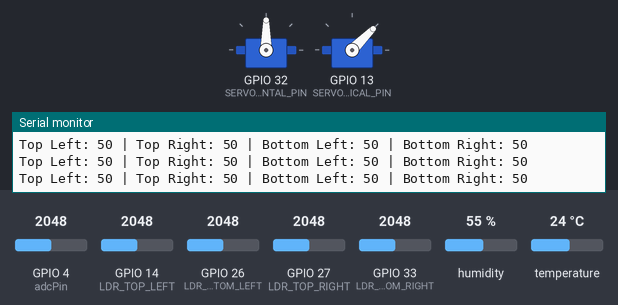
The sketch below on a simulated ESP32. Parts: 2 × servo, the last lines printed to the serial monitor. The inputs (shaded band) are chosen by the test bench; at power-on: GPIO 14 (LDR_TOP_LEFT) = 2048, GPIO 26 (LDR_BOTTOM_LEFT) = 2048, GPIO 33 (LDR_BOTTOM_RIGHT) = 2048, GPIO 27 (LDR_TOP_RIGHT) = 2048, GPIO 4 (adcPin) = 2048, humidity 55 %, temperature 24 °C (analog values on the 0–4095 scale). Nothing arrives over Bluetooth unless stated; a phone connects over Bluetooth LE 3 s after start.

Above: at 1.4 s.
1.5 s: GPIO 14 (LDR_TOP_LEFT) set to 1200
4.8 s: GPIO 14 (LDR_TOP_LEFT) set to 1076
At 7.46 s:
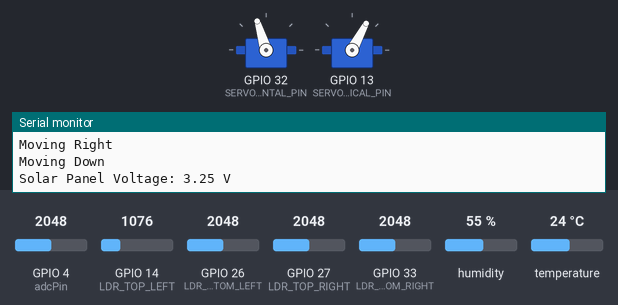
8.3 s: GPIO 26 (LDR_BOTTOM_LEFT) set to 2004
At 11.7 s:
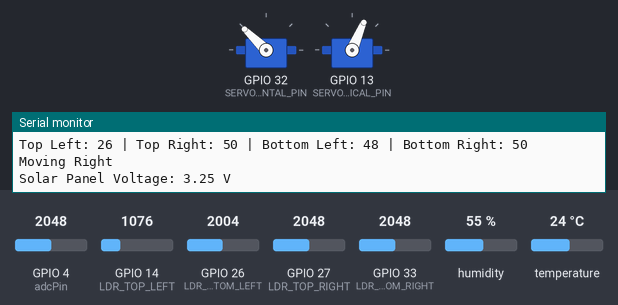
11.8 s: GPIO 33 (LDR_BOTTOM_RIGHT) set to 1894
At 12.6 s:
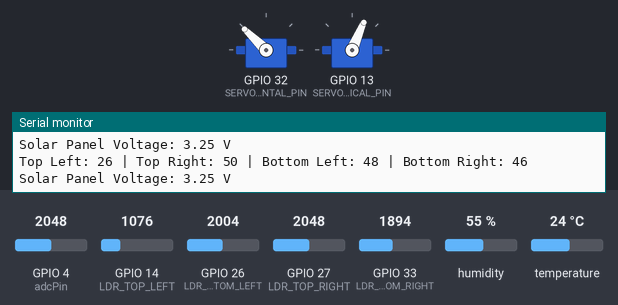
13.3 s: GPIO 27 (LDR_TOP_RIGHT) set to 130
At 15.67 s:
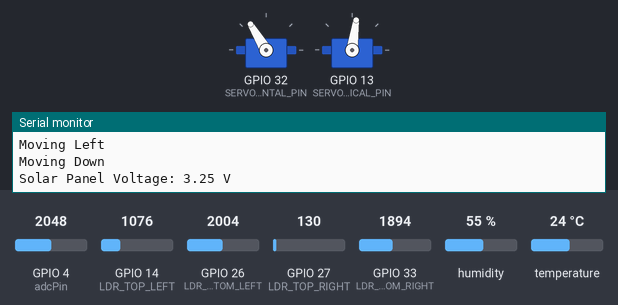
17.2 s: GPIO 26 (LDR_BOTTOM_LEFT) set to 1228
At 17.8 s:
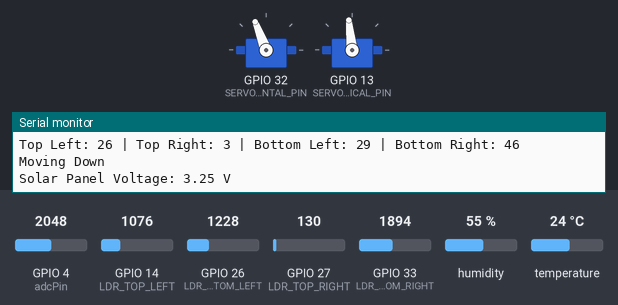
Timing chart, 0 to 25.6 s (numbered marks = the images above; inputs shaded):
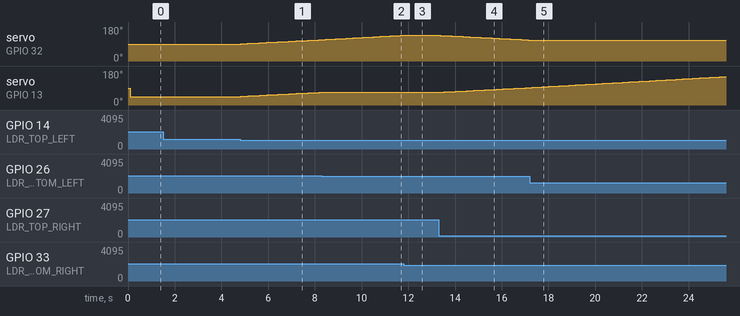

Measured:
- the behaviour switches between 1147 and 1146 on GPIO 14 (LDR_TOP_LEFT) (found by bisection; images 0 and 1)
- the behaviour switches between 2048 and 2047 on GPIO 26 (LDR_BOTTOM_LEFT) (found by bisection; images 1 and 2)
- after the input at 4.8 s, servo on GPIO 32 (SERVO_HORIZONTAL_PIN): moves from 90° to 112° over 3.3 s, starting at once; servo on GPIO 13 (SERVO_VERTICAL_PIN): moves from 45° to 67° over 3.3 s, starting at once
- after the input at 8.3 s, servo on GPIO 13 (SERVO_VERTICAL_PIN): stays 67° (without the input it goes to 68° after 0.04 s)
- after the input at 11.8 s, servo on GPIO 32 (SERVO_HORIZONTAL_PIN): stays 136° (without the input it goes to 137° after 0.02 s)
- after the input at 13.3 s, servo on GPIO 32 (SERVO_HORIZONTAL_PIN): moves from 136° to 111° over 3.8 s, starting after 0.07 s; servo on GPIO 13 (SERVO_VERTICAL_PIN): moves from 67° to 92° over 3.8 s, starting after 0.09 s
- after the input at 17.2 s, servo on GPIO 32 (SERVO_HORIZONTAL_PIN): stays 111° (without the input it goes to 110° after 0.10 s)

The sketch:

esp32_sun_tracker.ino
```cpp
#include <math.h>
#include <ESP32Servo.h>
#include <Arduino.h>
#include <BLEDevice.h>
#include <BLEServer.h>
#include <BLEUtils.h>
#include <BLE2902.h>
#include <string.h>
#include <DHT.h>
//initialize DHT sensor
DHT dht(15, DHT11);
BLEServer *pServer = NULL;
BLECharacteristic
  *voltCharacteristic = NULL,
  *tempCharacteristic = NULL,
  *humidCharacteristic = NULL,
  *LDR1Characteristic = NULL,
  *LDR2Characteristic = NULL,
  *LDR3Characteristic = NULL,
  *LDR4Characteristic = NULL,
  *CPUTempCharacteristic=NULL;
//bluetooth config
bool deviceConnected = false;
bool oldDeviceConnected = false;
#define SERVICE_UUID "4fafc201-1fb5-459e-8fcc-c5c9c331914b"
#define VOLT_CHARACTERISTIC_UUID "beb5483e-36e1-4688-b7f5-ea07361b26a8"
#define TEMP_CHARACTERSTICS_UUID "ad0e6e31-6647-4a50-bf5c-8ed866db2d39"
#define HUMID_CHARACTERSTICS_UUID "bcf8eb60-59e0-42a5-a6e6-3d38d54692ca"
#define CPU_TEMP_CHARACTERSTICS_UUID "cef8fa83-9843-4d27-875a-1b09ec250937"
//ldr sensor char
#define LDR1_CHARACTERSTICS_UUID "f9e89d47-fcbe-492a-b6c1-ec4f2832a97a"
#define LDR2_CHARACTERSTICS_UUID "f4f000bd-ae16-487e-a450-9ccffbd57dcb"
#define LDR3_CHARACTERSTICS_UUID "b2661cfe-014c-4a17-9bb3-333c0127d126"
#define LDR4_CHARACTERSTICS_UUID "0d8ab83d-65e6-47dd-bc83-707fa70f80c8"
// Define the ADC pin
const int adcPin = 4;                // Use an ADC-capable GPIO pin of the ESP32
const float adcResolution = 4096.0;  // 12-bit resolution
const float referenceVoltage = 3.3;  // ESP32's ADC reference voltage
float temp() {
  float temp = dht.readTemperature();
  return temp;
}
float humidity() {
  float humid = dht.readHumidity();
  return humid;
}
class MyServerCallbacks : public BLEServerCallbacks {
  void onConnect(BLEServer *pServer) {
    deviceConnected = true;
    BLEDevice::startAdvertising();
  };

  void onDisconnect(BLEServer *pServer) {
    deviceConnected = false;
  }
};
float voltRead() {
  int rawAdcValue = analogRead(adcPin);  // Read raw ADC value
  //float voltage = (rawAdcValue / adcResolution) * referenceVoltage; // Convert to voltage
  float voltage = map(rawAdcValue, 0, 4095, 0, 6500);
  Serial.print("Solar Panel Voltage: ");
  //Serial.print(rawAdcValue);
  voltage = voltage / 1000;
  Serial.print(voltage);  // Display voltage with 2 decimal places
  Serial.println(" V");
  return voltage;
}

// Servo configuration
Servo servoHorizontal, servoVertical;
const int SERVO_HORIZONTAL_PIN = 32;
const int SERVO_VERTICAL_PIN = 13;
int servoHorizontalAngle = 90;  // Initial horizontal servo angle
int servoVerticalAngle = 45;    // Initial vertical servo angle

// LDR pin connections
const int LDR_TOP_LEFT = 14;      // Top-left LDR
const int LDR_TOP_RIGHT = 27;     // Top-right LDR
const int LDR_BOTTOM_LEFT = 26;   // Bottom-left LDR
const int LDR_BOTTOM_RIGHT = 33;  // Bottom-right LDR

// Servo angle limits
const int HORIZONTAL_LEFT_LIMIT = 20;
const int HORIZONTAL_RIGHT_LIMIT = 170;
const int VERTICAL_UP_LIMIT = 25;
const int VERTICAL_DOWN_LIMIT = 150;

// Sensitivity threshold
const int TOLERANCE = 11;

void setup() {
  dht.begin();
  Serial.begin(9600);  // Start serial communication
  // Allocate all timers for ESP32 PWM
  ESP32PWM::allocateTimer(0);
  ESP32PWM::allocateTimer(1);
  ESP32PWM::allocateTimer(2);
  ESP32PWM::allocateTimer(3);
  // Configure servos
  servoHorizontal.setPeriodHertz(50);  // Standard 50 Hz servo
  servoVertical.setPeriodHertz(50);
  servoHorizontal.attach(SERVO_HORIZONTAL_PIN, 500, 2500);
  servoVertical.attach(SERVO_VERTICAL_PIN, 500, 2500);

  // Initialize servos to default positions
  servoHorizontal.write(servoHorizontalAngle);
  delay(100);
  servoVertical.write(servoVerticalAngle);
  delay(100);

  //Solar panel voltage read
  analogReadResolution(12);        // Set ADC resolution to 12-bit
  analogSetAttenuation(ADC_11db);  // Extend the ADC range to cover the full 3.3V

  // Create the BLE Device
  BLEDevice::init("ESP32");

  // Create the BLE Server
  pServer = BLEDevice::createServer();
  pServer->setCallbacks(new MyServerCallbacks());

  // Create the BLE Service
  BLEService *pService = pServer->createService(BLEUUID(SERVICE_UUID),30,0);

  // Create a BLE Characteristic
  CPUTempCharacteristic = pService->createCharacteristic(
    CPU_TEMP_CHARACTERSTICS_UUID,
    BLECharacteristic::PROPERTY_READ | BLECharacteristic::PROPERTY_NOTIFY | BLECharacteristic::PROPERTY_INDICATE);
  CPUTempCharacteristic->addDescriptor(new BLE2902());
  voltCharacteristic = pService->createCharacteristic(
    VOLT_CHARACTERISTIC_UUID,
    //BLECharacteristic::PROPERTY_READ | BLECharacteristic::PROPERTY_WRITE | BLECharacteristic::PROPERTY_NOTIFY | BLECharacteristic::PROPERTY_INDICATE);
    BLECharacteristic::PROPERTY_READ | BLECharacteristic::PROPERTY_NOTIFY | BLECharacteristic::PROPERTY_INDICATE);
  voltCharacteristic->addDescriptor(new BLE2902());

  humidCharacteristic = pService->createCharacteristic(
    HUMID_CHARACTERSTICS_UUID,
    BLECharacteristic::PROPERTY_READ | BLECharacteristic::PROPERTY_NOTIFY | BLECharacteristic::PROPERTY_INDICATE);
  humidCharacteristic->addDescriptor(new BLE2902());

  tempCharacteristic = pService->createCharacteristic(
    TEMP_CHARACTERSTICS_UUID,
    BLECharacteristic::PROPERTY_READ | BLECharacteristic::PROPERTY_NOTIFY | BLECharacteristic::PROPERTY_INDICATE);
  tempCharacteristic->addDescriptor(new BLE2902());

  LDR1Characteristic = pService->createCharacteristic(
    LDR1_CHARACTERSTICS_UUID,
    BLECharacteristic::PROPERTY_READ | BLECharacteristic::PROPERTY_NOTIFY | BLECharacteristic::PROPERTY_INDICATE);
  LDR1Characteristic->addDescriptor(new BLE2902());

  LDR2Characteristic = pService->createCharacteristic(
    LDR2_CHARACTERSTICS_UUID,
    BLECharacteristic::PROPERTY_READ | BLECharacteristic::PROPERTY_NOTIFY | BLECharacteristic::PROPERTY_INDICATE);
  LDR2Characteristic->addDescriptor(new BLE2902());

  LDR3Characteristic = pService->createCharacteristic(
    LDR3_CHARACTERSTICS_UUID,
    BLECharacteristic::PROPERTY_READ | BLECharacteristic::PROPERTY_NOTIFY | BLECharacteristic::PROPERTY_INDICATE);
  LDR3Characteristic->addDescriptor(new BLE2902());

  LDR4Characteristic = pService->createCharacteristic(
    LDR4_CHARACTERSTICS_UUID,
    BLECharacteristic::PROPERTY_READ | BLECharacteristic::PROPERTY_NOTIFY | BLECharacteristic::PROPERTY_INDICATE);
  LDR4Characteristic->addDescriptor(new BLE2902());

  // Start the service
  pService->start();

  // Start advertising
  BLEAdvertising *pAdvertising = BLEDevice::getAdvertising();
  pAdvertising->addServiceUUID(SERVICE_UUID);
  pAdvertising->setScanResponse(false);
  pAdvertising->setMinPreferred(0x0);  // set value to 0x00 to not advertise this parameter
  BLEDevice::startAdvertising();
  Serial.println("Waiting a client connection to notify...");
}

void loop() {
  // Read LDR values
  int ldrTopLeft = analogRead(LDR_TOP_LEFT);
  int ldrTopRight = analogRead(LDR_TOP_RIGHT);
  int ldrBottomLeft = analogRead(LDR_BOTTOM_LEFT);
  int ldrBottomRight = analogRead(LDR_BOTTOM_RIGHT);

  // Map LDR values to percentage (0-100)
  ldrTopLeft = map(ldrTopLeft, 0, 4095, 0, 100);
  ldrTopRight = map(ldrTopRight, 0, 4095, 0, 100);
  ldrBottomLeft = map(ldrBottomLeft, 0, 4095, 0, 100);
  ldrBottomRight = map(ldrBottomRight, 0, 4095, 0, 100);

  // Print LDR readings for debugging
  Serial.print("Top Left: ");
  Serial.print(ldrTopLeft);
  Serial.print(" | Top Right: ");
  Serial.print(ldrTopRight);
  Serial.print(" | Bottom Left: ");
  Serial.print(ldrBottomLeft);
  Serial.print(" | Bottom Right: ");
  Serial.println(ldrBottomRight);

  // Calculate average light intensity
  int avgTop = (ldrTopLeft + ldrTopRight) / 2;
  int avgBottom = (ldrBottomLeft + ldrBottomRight) / 2;
  int avgLeft = (ldrTopLeft + ldrBottomLeft) / 2;
  int avgRight = (ldrTopRight + ldrBottomRight) / 2;

  // Horizontal movement
  if (avgLeft > avgRight + TOLERANCE && servoHorizontalAngle > HORIZONTAL_LEFT_LIMIT) {
    servoHorizontalAngle = servoHorizontalAngle - 1;
    servoHorizontal.write(servoHorizontalAngle);
    Serial.println("Moving Left");
  } else if (avgRight > avgLeft + TOLERANCE && servoHorizontalAngle < HORIZONTAL_RIGHT_LIMIT) {
    servoHorizontalAngle = servoHorizontalAngle + 1;
    servoHorizontal.write(servoHorizontalAngle);
    Serial.println("Moving Right");
  }

  // Vertical movement
  if (avgTop > avgBottom + TOLERANCE && servoVerticalAngle > VERTICAL_UP_LIMIT) {
    servoVerticalAngle = servoVerticalAngle - 1;
    servoVertical.write(servoVerticalAngle);
    Serial.println("Moving Up");
  } else if (avgBottom > avgTop + TOLERANCE && servoVerticalAngle < VERTICAL_DOWN_LIMIT) {
    servoVerticalAngle = servoVerticalAngle + 1;
    servoVertical.write(servoVerticalAngle);
    Serial.println("Moving Down");
  }
  //for sending data over bluetooth to client
  if (deviceConnected) {
    String valueString = String(voltRead());
    String humidString = String(humidity());
    String tempString = String(temp());
    CPUTempCharacteristic->setValue(String(temperatureRead()).c_str());
    CPUTempCharacteristic->notify();
    delay(25);
    voltCharacteristic->setValue(valueString.c_str());
    voltCharacteristic->notify();
    delay(10);
    humidCharacteristic->setValue(humidString.c_str());
    humidCharacteristic->notify();
    delay(10);
    tempCharacteristic->setValue(tempString.c_str());
    tempCharacteristic->notify();
    delay(10);
    LDR1Characteristic->setValue(String(ldrTopLeft).c_str());
    LDR1Characteristic->notify();
    delay(10);
    LDR2Characteristic->setValue(String(ldrTopRight).c_str());
    LDR2Characteristic->notify();
    delay(10);
    LDR3Characteristic->setValue(String(ldrBottomLeft).c_str());
    LDR3Characteristic->notify();
    delay(10);
    LDR4Characteristic->setValue(String(ldrBottomRight).c_str());
    LDR4Characteristic->notify();
    delay(10);
  }
  // disconnecting
  if (!deviceConnected && oldDeviceConnected) {
    delay(100);                   // give the bluetooth stack the chance to get things ready
    pServer->startAdvertising();  // restart advertising
    Serial.println("start advertising");
    oldDeviceConnected = deviceConnected;
  }
  // connecting
  if (deviceConnected && !oldDeviceConnected) {
    // do stuff here on connecting
    oldDeviceConnected = deviceConnected;
  }
}
```
